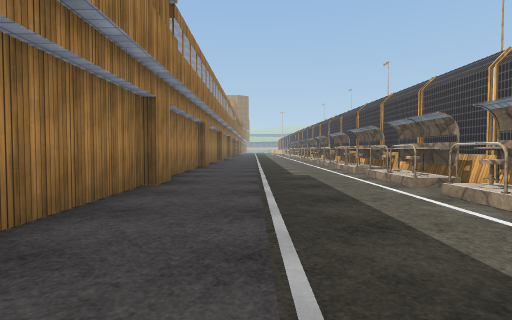
View 1 (above)

24 first-person views from a walk through a 3-D level made in the Unity game engine. The camera is 1.2 m above the floor, tilts 2° down and sees 80° across. The floor is counted in squares, 2 m on a side. Each view is taken from the middle of a square. On the plan, view 1 faces up. The plan holds only what a view shows up to about 9 squares ahead; the rest is blank. The place goes on beyond the plan. Surface patterns are stand-ins for the level's own textures.

View 2
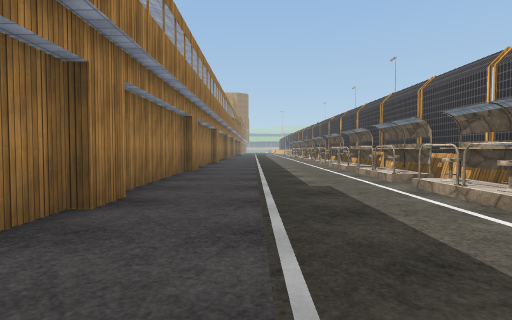

View 3
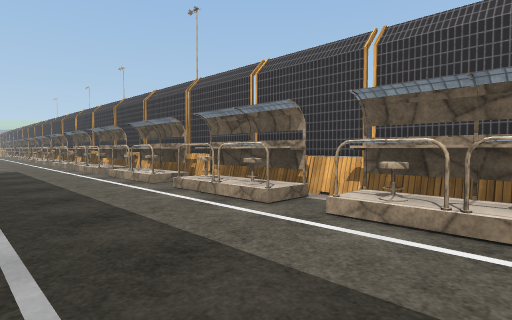

View 4
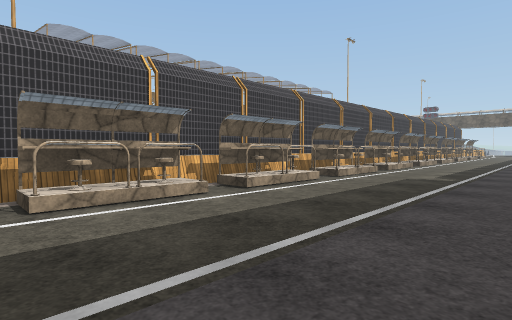

View 5
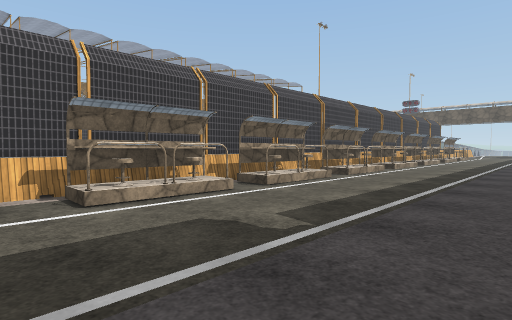

View 6
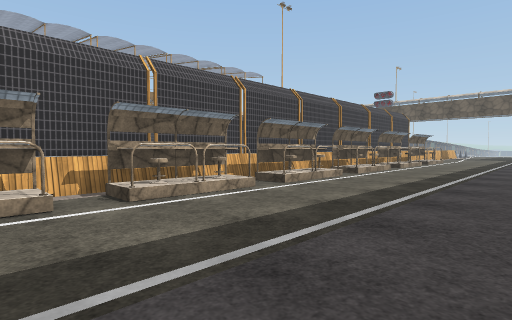

View 7
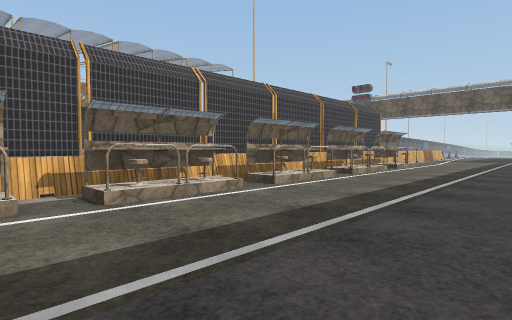

View 8
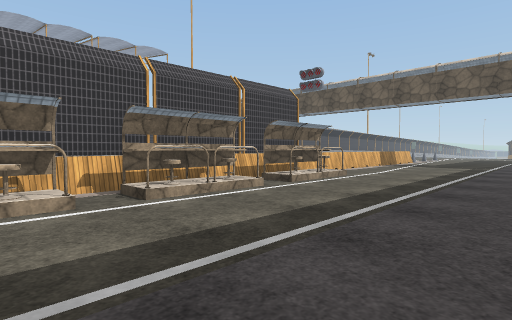

View 9
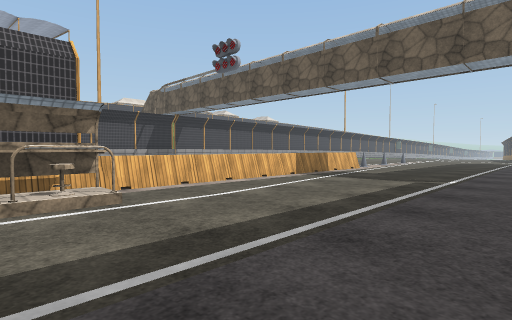

View 10
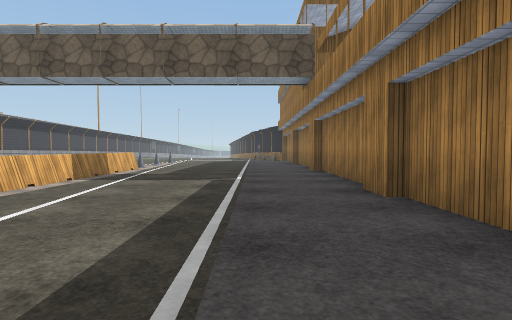

View 11
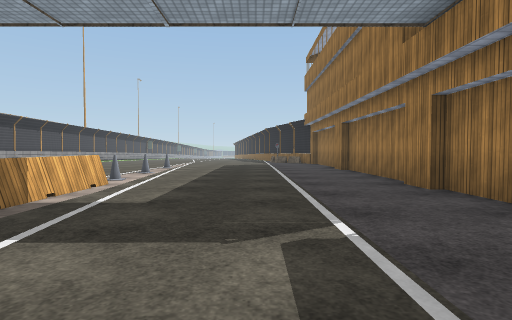

View 12
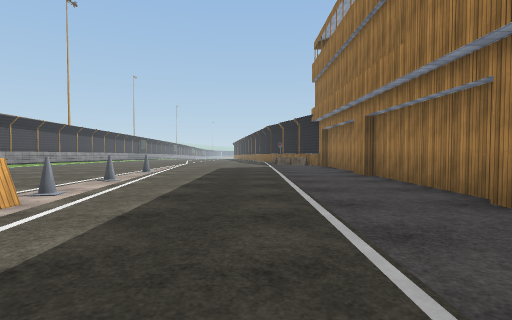

View 13
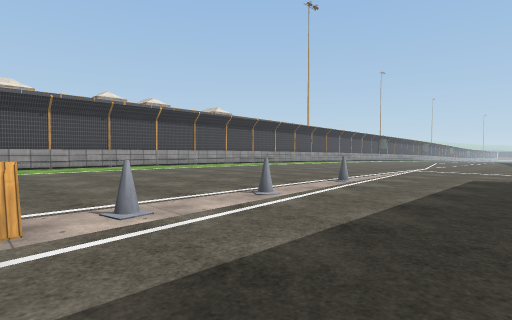

View 14
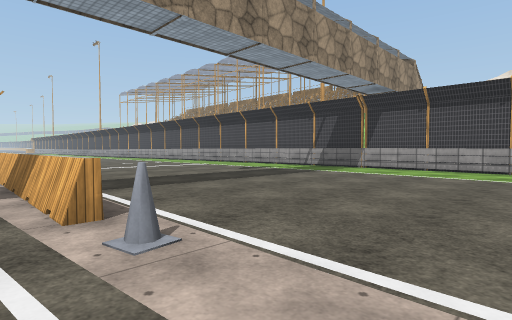

View 15
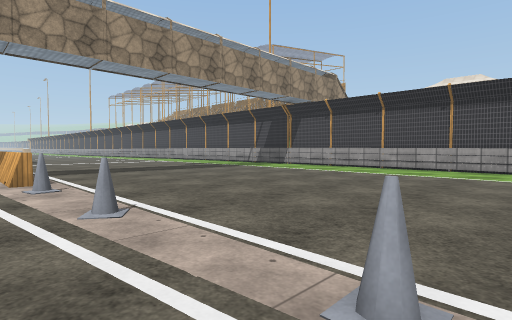

View 16
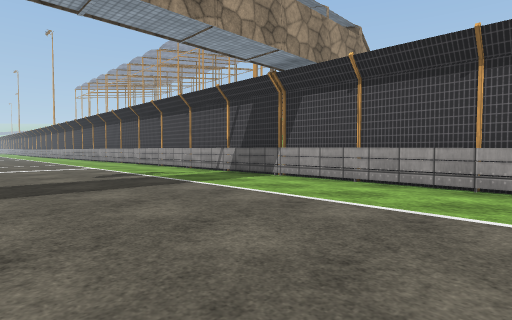

View 17
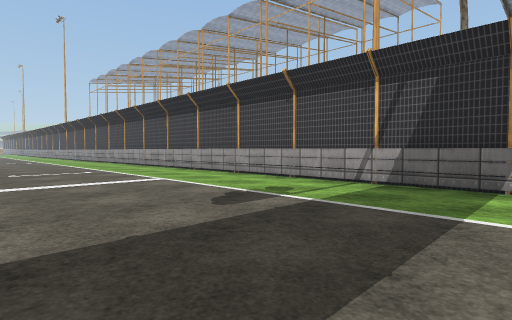

View 18
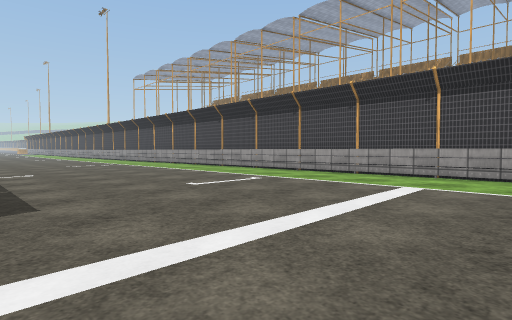

View 19
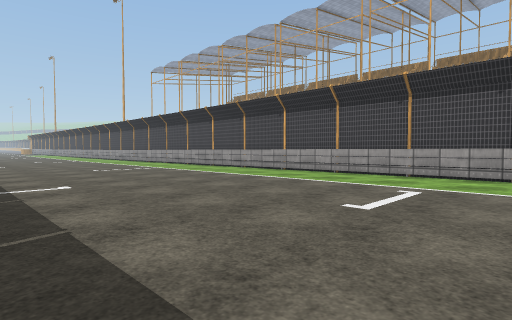

View 20
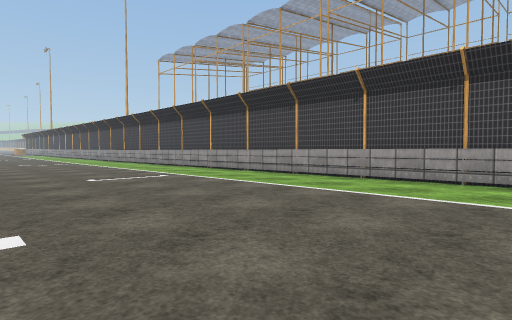

View 21
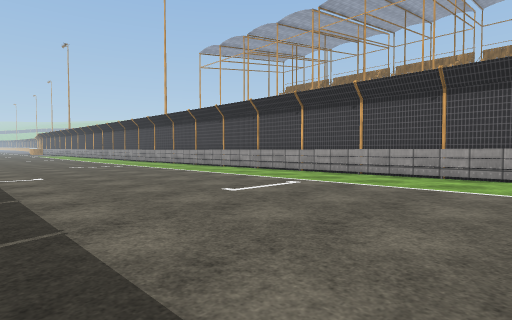

View 22
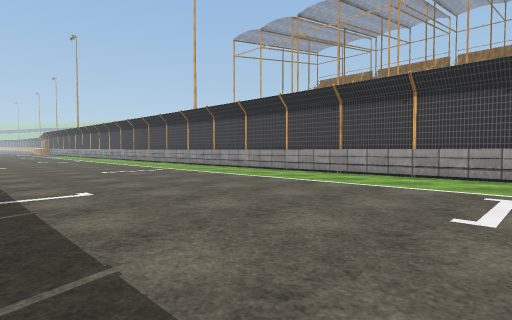

View 23
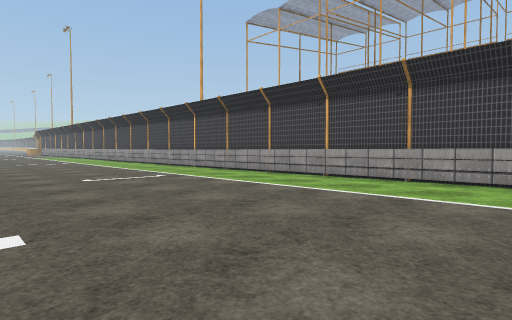

View 24
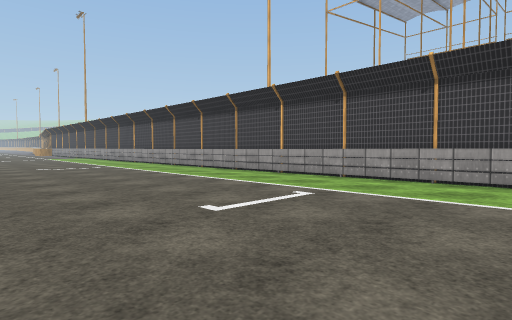

### Floor plan
Points are (right, up) in squares from view 1. A wall is a line through its corners. A room is listed if a view was taken in it or the views show most of it. See-through windows are left out.
Room 1 (views 1, 2, 3, 4, 5, 6, 7, 8, 9, 10, 11, 12, 13, 14, 15, 16, 17, 18, 19, 20, 21, 22, 23, 24)
walls: (3.1, -14.4) (3.1, -12.4); (2.8, -14.5) (2.8, -12.4) (3.2, -12.4); (2.5, -14.4) (2.5, -12.4); (3.1, -11.8) (3.1, -9.6); (2.8, -11.7) (2.8, -9.6); (2.5, -11.8) (2.5, -9.7); (3.1, -17.1) (3.1, -15.1); (2.8, -17.1) (2.8, -15.1); (2.5, -17.1) (2.5, -15.1); (3.1, -9) (3.1, -6.9); (2.8, -9) (2.8, -7); (2.5, -9) (2.5, -7); (3.1, -19.9) (3.1, -17.9); (2.8, -19.9) (2.8, -17.9); (2.5, -19.9) (2.5, -17.9); (3.1, -6.3) (3.1, -4.3); (2.5, -6.3) (2.5, -4.3); (2.8, -6.2) (2.8, -4.2) (3.2, -4.2); (3.1, -22.6) (3.1, -20.5); (2.8, -22.6) (2.8, -20.6); (2.5, -22.6) (2.5, -20.6); (3.1, -3.5) (3.1, -1.5); (2.8, -3.5) (2.8, -1.5) (3.2, -1.5); (2.5, -3.5) (2.5, -1.5); (3.1, -25.3) (3.1, -23.3); (2.8, -25.4) (2.8, -23.4); (2.5, -25.4) (2.5, -23.4); (3.1, -0.8) (3.1, 1.2); (3.2, -0.7) (2.8, -0.7) (2.8, 1.3); (2.5, -0.8) (2.5, 1.2); (-1.9, -26.1) (-1.9, -27.9); (-1.6, -27.8) (-1.6, -28.6); (3.1, 1.9) (3.1, 4); (2.8, 2) (2.8, 4); (2.5, 2) (2.5, 4); (-1.9, -29.2) (-1.9, -32.6); (3.1, 4.6) (3.1, 6.7); (2.8, 4.7) (2.8, 6.8); (2.5, 4.7) (2.5, 6.7); (3.7, -33.4) (3.5, 11.1); (-1.6, -32.5) (-1.6, -33.5); (-1.9, 5) (-1.9, 2.1); (-1.9, -33.6) (-1.9, -37.5); (-1.6, 5.9) (-1.6, 5); (3.2, 7.4) (2.8, 7.4) (2.8, 9.4); (3.1, 7.4) (3.1, 9.5); (2.5, 7.5) (2.5, 9.4); (3.1, 10.1) (3.1, 11); (-1.6, -37.4) (-1.6, -38.2); (-1.9, 9.9) (-1.9, 6.3); (12.1, -38.3) (11.9, -3.1); (12.3, -38.3) (12.1, -3.4); (-1.6, 10.6) (-1.6, 9.9)
objects: other object (4, -39); other object (4, -36); other object (4, -34)

Positions as (right, up) in squares from view 1, and headings:
1: (0, 0), facing up
2: (0, 2), facing up
3: (0, -3), facing up-right
4: (-1, -1), facing down-right
5: (-1, -6), facing down-right
6: (-1, -11), facing down-right
7: (-1, -14), facing down-right
8: (-1, -19), facing down-right
9: (-1, -24), facing down-right
10: (0, -24), facing down
11: (1, -28), facing down
12: (1, -30), facing down
13: (1, -33), facing down-right
14: (3, -36), facing up-right
15: (3, -39), facing up-right
16: (7, -36), facing up-right
17: (7, -32), facing up-right
18: (5, -28), facing up-right
19: (5, -25), facing up-right
20: (6, -22), facing up-right
21: (5, -19), facing up-right
22: (5, -16), facing up-right
23: (6, -14), facing up-right
24: (6, -10), facing up-right
